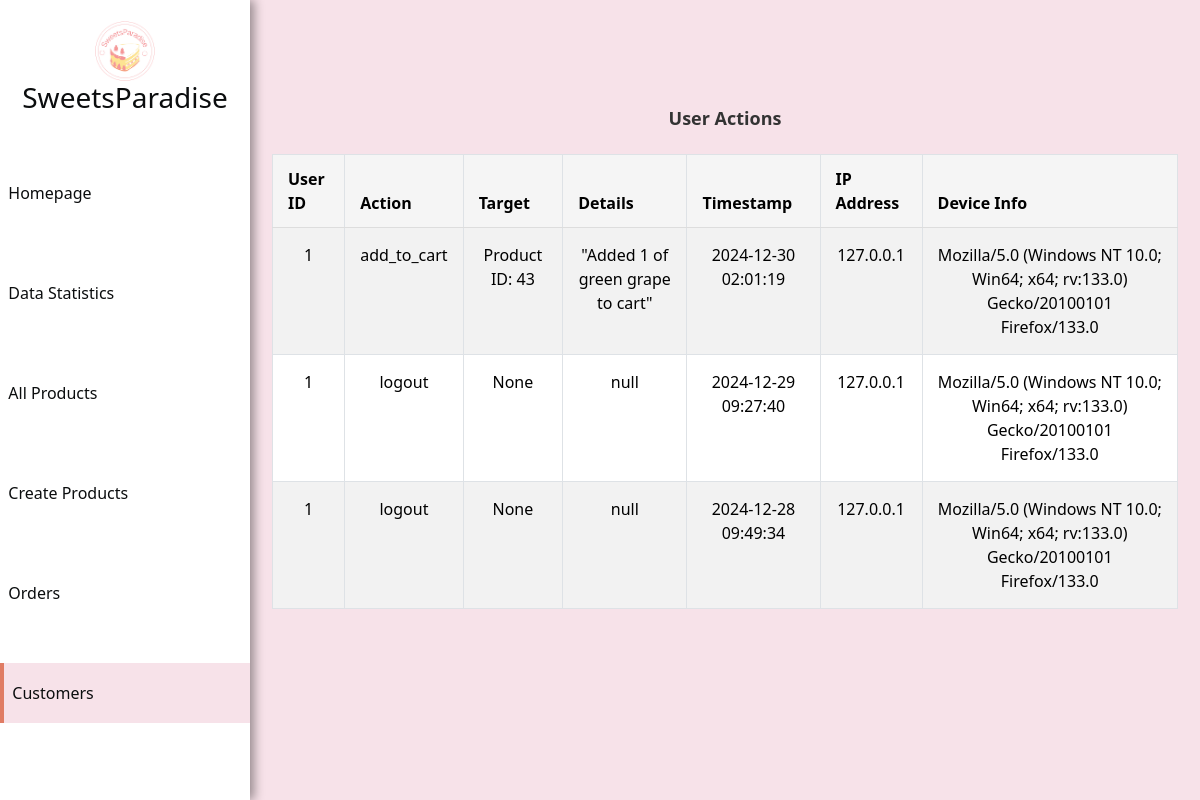
Before: /admin/customers/1 (signed in) with the older database file.
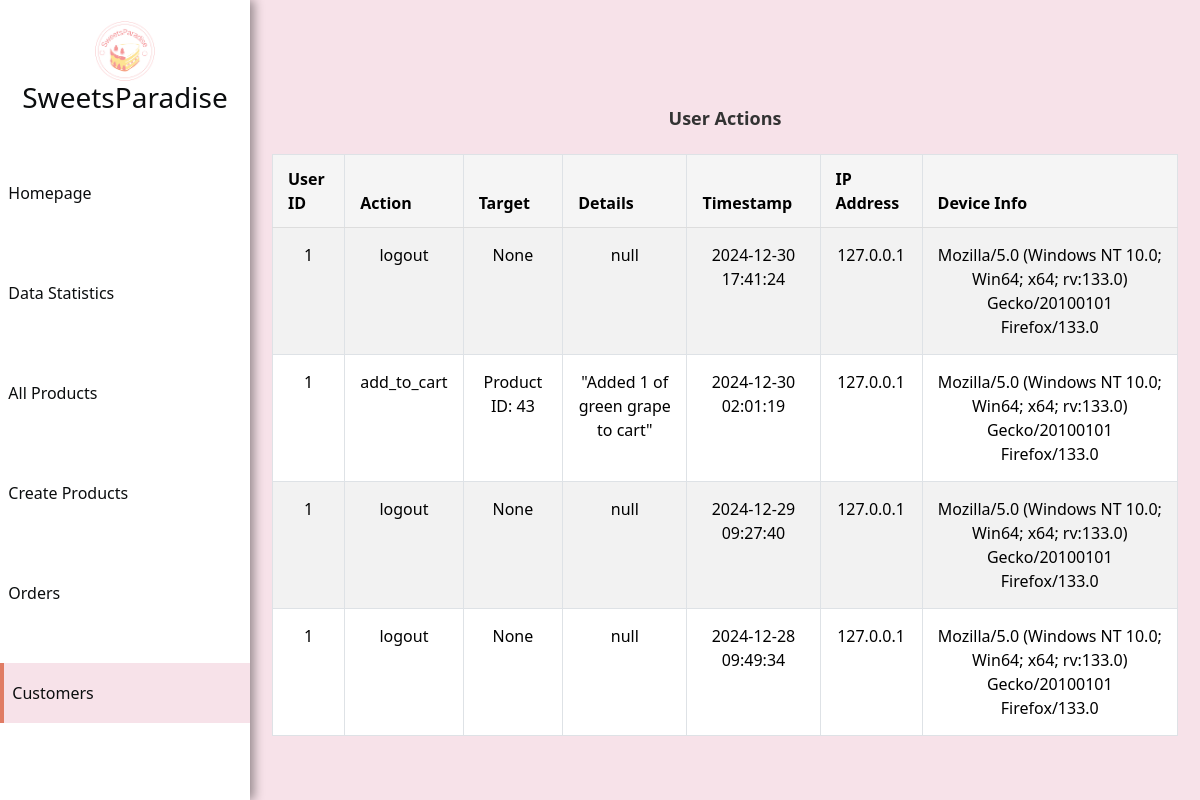
After: the same page with the newer database file.
### app/models.py (models this page shows, shortened)
class UserAction(db.Model):
    id = db.Column(db.Integer, primary_key=True)
    user_id = db.Column(db.Integer, db.ForeignKey('user.id'), nullable=False)  # 外键，关联到用户表
    action = db.Column(db.String(100), nullable=False)  # 操作类型
    target = db.Column(db.Integer, nullable=True)  # 操作目标ID（例如产品ID）
    details = db.Column(db.JSON, nullable=True)  # 存储操作的详细信息
    timestamp = db.Column(db.DateTime, default=datetime.utcnow)  # 操作时间
    ip_address = db.Column(db.String(50), nullable=True)  # 用户IP地址
    device_info = db.Column(db.String(255), nullable=True)  # 设备信息（例如浏览器、操作系统等）

### app/views.py (the view)
@app.route('/admin/customers/<int:user_id>', methods=['GET', 'POST'])
@login_required
@admin_required
def user_action(user_id):
    action = UserAction.query.filter_by(user_id=user_id).order_by(UserAction.timestamp.desc()).all()
    return render_template('user_action.html', action=action)

### app/__init__.py (called while the page is built)
@login_manager.user_loader
def load_user(user_id):
    return User.query.get(int(user_id))

### app/views.py (called while the page is built)
def admin_required(f):
    @wraps(f)
    def decorated_function(*args, **kwargs):
        if not current_user.is_admin:
            flash('You do not have permission to view this page.', 'danger')  # 提示信息
            return redirect(url_for('home'))  # 跳转到首页或其他页面
        return f(*args, **kwargs)  # 如果是管理员，则继续执行视图函数
    return decorated_function

### app/templates/user_action.html (shortened to what this page needs)
<!DOCTYPE html>
<html lang="en">
<head>
    <link rel="stylesheet" href="{{ url_for('static', filename='lib/bootstrap-5.3.2-dist/css/bootstrap.css') }}">
    <link rel="stylesheet" href="{{ url_for('static', filename='css/main.css') }}">
</head>
<body id="admin">
<nav id="sidebar">
    <div class="sidebar-header">
        <img src="{{ url_for('static', filename='img/logo.png') }}" alt="Logo_todolist" class="d-inline-block, align-text-top">
        <h3>SweetsParadise</h3>
    </div>
    <ul class="list-unstyled components">
        <li class="big_nav">
            <a href="{{url_for('index')}}" class="nav-link">
                &nbsp;&nbsp;Homepage
            </a>
        </li>
        <li class="big_nav">
            <a href="{{url_for('product_sales_data')}}" class="nav-link">
                &nbsp;&nbsp;Data Statistics
            </a>
        </li>
        <li class="big_nav">
            <a href="{{url_for('edit_product')}}" class="nav-link">
                &nbsp;&nbsp;All Products
            </a>
        </li>
        <li class="big_nav">
            <a href="{{url_for('create')}}" class="nav-link">
                &nbsp;&nbsp;Create Products
            </a>
        </li>
        <li class="big_nav">
            <a href="{{url_for('order_admin', category='ALL')}}" class="nav-link">
                &nbsp;&nbsp;Orders
            </a>
        </li>
        <li class="big_nav active">
            <a href="{{url_for('customers')}}" class="nav-link">
                &nbsp;&nbsp;Customers
            </a>
        </li>
    </ul>
</nav>
<main id="content">
    <div class="container my-5">
    <h2 class="text-center mb-4">User Actions</h2>
    <table class="table table-striped table-bordered table-hover">
        <thead class="thead-dark">
            <tr>
                <th>User ID</th>
                <th>Action</th>
                <th>Target</th>
                <th>Details</th>
                <th>Timestamp</th>
                <th>IP Address</th>
                <th>Device Info</th>
            </tr>
        </thead>
        <tbody>
            {% for action in action %}
                <tr>
                    <td>{{ action.user_id }}</td>
                    <td>{{ action.action }}</td>
                    <td>{{ action.target }}</td>
                    <td>{{ action.details | tojson }}</td>
                    <td>{{ action.timestamp.strftime('%Y-%m-%d %H:%M:%S') }}</td>
                    <td>{{ action.ip_address }}</td>
                    <td>{{ action.device_info }}</td>
                </tr>
            {% endfor %}
        </tbody>
    </table>
</div>
</main>
</body>
</html>

Changed rows visible on the page:
added UserAction: user_id "1", action "logout", target "None", details|tojson "null", timestamp "2024-12-30 17:41:24", ip_address "127.0.0.1", device_info "Mozilla/5.0 (Windows NT 10.0; Win64; x64; rv:133.0) Gecko/20100101 Firefox/133.0"
